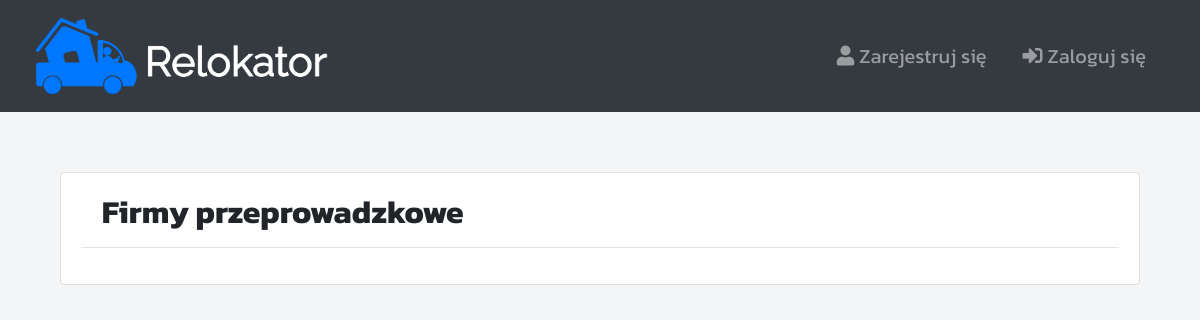
The page /companies/ on the database as committed earlier.
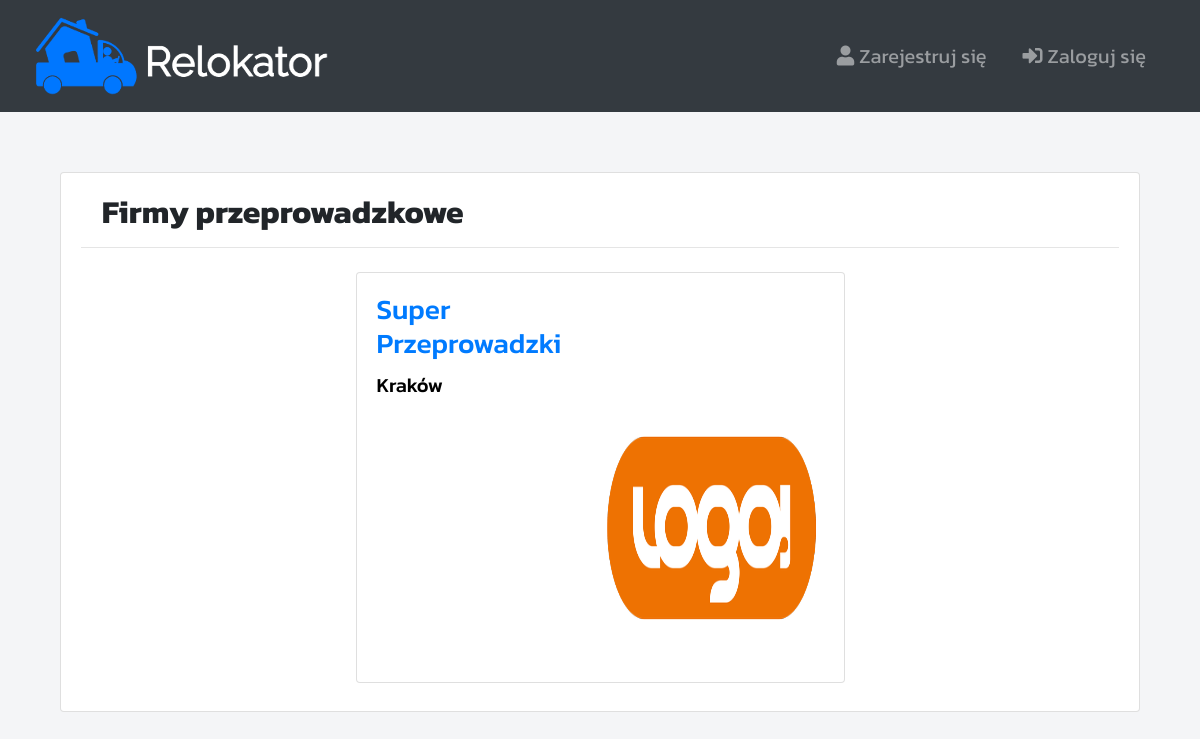
The same page on the database as committed later.
### companies/models.py (models this page shows)
class Company(models.Model):
    user = models.ForeignKey(User, default=1, null=True, on_delete=models.CASCADE)
    name = models.CharField(max_length=50, unique=True, blank=False, verbose_name="Nazwa")
    location = models.CharField(max_length=100, unique=False ,blank=False, verbose_name='Lokacja')
    logo = models.ImageField(upload_to='company_logo/', blank=True, null=True, verbose_name="Logo")

### companies/views.py (the view)
# urls.py: path('', company_browse_view),
def company_browse_view(request):
    template_name = "companies/companies-browse.html"
    query = Company.objects.all()
    context = {"title": "Firmy przeprowadzkowe", "query": query}
    return render(request, template_name, context)

### companies/templates/companies/companies-browse.html (shortened to what this page needs)
{% extends 'website/base.html' %}
{% block content %}
    <div class="card" style="margin:5%;">
        <div class="card-body">
            <h2 style="padding-left:2%"><b>{{title}}</b></h2>
            <hr>
            <div style="margin:auto" class='row'>
                {% for object in query %}
                    {% include 'companies/companies-inline.html' with company=object %}
                {% endfor %}
            </div>
        </div>
    </div>
{% endblock  %}

### companies/templates/companies/companies-inline.html
<div class = 'col-12 col-md-6 mx-auto mb-2 mt-2'>
    <div class = 'card'>
        <a id="advert-inline" href="/companies/{{company.id}}/info">
            <div class = 'card-body'>
                <div id="advert-inline-title"><h3 class="card-title">{{company.name}}</h5></div>
                <div id="advert-inline-city"><h5 class="card-text">{{company.location}}</h5></div>
                {% if company.logo %}
                    <div id="advert-inline-image"><img src="{{company.logo.url}}" width="100%" height="300", align="right"></div>
                {% endif %}
            </div>
        </a>
    </div>
</div>

Rows that differ between the two databases and show on the page:
added Company: name "Super Przeprowadzki", location "Kraków", logo (picture)
